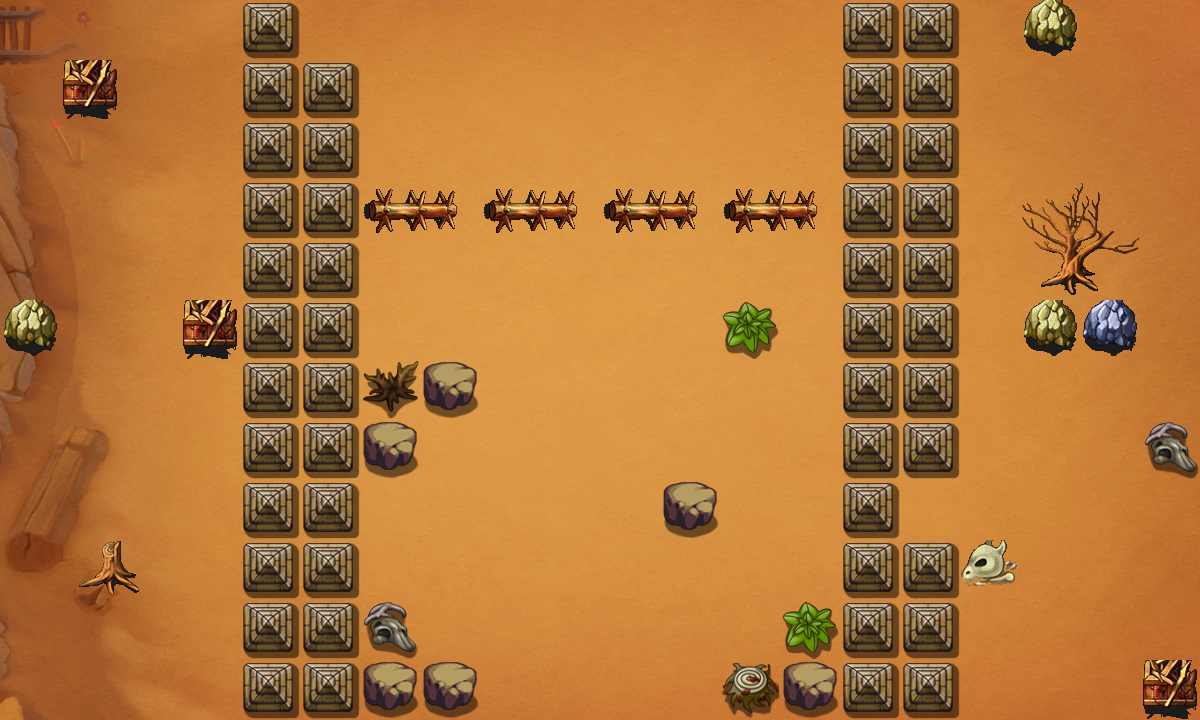

This game map was drawn from its Tiled (.tmx) file and the tilesets committed beside it. A one-line description and the trimmed map source follow:
An orthogonal 20x12 tile map with 60x60 px tiles, 5 tile layers (ground, ground2, breakable0, breakable1, ...), 5 tilesets and 12 objects (boss0, playerA, playerB, portal_1, portal_2, ...).

<map version="1.0" tiledversion="1.1.5" orientation="orthogonal" renderorder="right-down" width="20" height="12" tilewidth="60" tileheight="60" infinite="0" nextobjectid="26">
 <tileset firstgid="1" name="tmw_desert_spacing" tilewidth="60" tileheight="60" tilecount="40" columns="8">
  <image source="tmw_desert_spacing1.png" width="480" height="300" />
  <tile id="30">
   <properties>
    <property name="canDes" value="1" />
   </properties>
  </tile>
 </tileset>
 <tileset firstgid="41" name="bg1" tilewidth="60" tileheight="60" tilecount="252" columns="21">
  <image source="bg1.png" width="1280" height="720" />
 </tileset>
 <tileset firstgid="293" name="collidable" tilewidth="60" tileheight="60" tilecount="1" columns="1">
  <image source="collidable.png" width="60" height="60" />
  <tile id="0">
   <properties>
    <property name="collidable" value="true" />
   </properties>
  </tile>
 </tileset>
 <tileset firstgid="294" name="0" tilewidth="60" tileheight="60" tilecount="40" columns="8">
  <image source="0.png" width="480" height="300" />
 </tileset>
 <tileset firstgid="334" name="block" tilewidth="60" tileheight="60" tilecount="100" columns="10">
  <image source="block.png" width="600" height="600" />
 </tileset>
 <layer name="ground" width="20" height="12">
  <data>[240 cells, 240 non-empty, 240 distinct tile ids]</data>
 </layer>
 <layer name="ground2" width="20" height="12">
  <data>[240 cells, 24 non-empty, 14 distinct tile ids]</data>
 </layer>
 <layer name="breakable0" width="20" height="12">
  <data>[240 cells, 12 non-empty, 6 distinct tile ids]</data>
 </layer>
 <layer name="breakable1" width="20" height="12">
  <data>[240 cells, 46 non-empty, 1 distinct tile ids]</data>
 </layer>
 <layer name="collidable" width="20" height="12" opacity="0">
  <properties>
   <property name="collidable" value="true" />
  </properties>
  <data>[240 cells, 45 non-empty, 1 distinct tile ids]</data>
 </layer>
 <objectgroup name="objects">
  <object id="18" name="boss0" x="593.333" y="98.6667" />
  <object id="22" name="playerA" x="592" y="573.667" />
  <object id="23" name="playerB" x="570" y="502" />
  <object id="24" name="portal_1" x="711" y="665" />
  <object id="25" name="portal_2" x="593" y="268" />
 </objectgroup>
 <objectgroup name="roadPoints" visible="0">
  <object id="9" name="p1" x="182" y="360" width="60" height="60" />
  <object id="10" name="p2" x="420" y="360" width="60" height="60" />
  <object id="11" name="p3" x="420" y="540" width="60" height="60" />
  <object id="12" name="p4" x="1020" y="540" width="60" height="60" />
 </objectgroup>
 <objectgroup name="bossPoint" visible="0">
  <object id="13" name="boss1" x="240" y="60" width="60" height="60" />
 </objectgroup>
 <objectgroup name="buildingPoint" visible="0">
  <object id="14" name="building1" x="240" y="60" width="60" height="60" />
 </objectgroup>
 <objectgroup name="endPoint" visible="0">
  <object id="15" name="endpoint" x="660" y="420" width="60" height="60" />
 </objectgroup>
</map>
